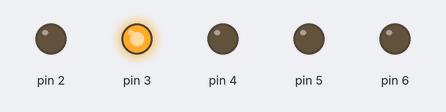
This sketch was run on a simulated Arduino Uno, built with avr-gcc and run on an emulated ATmega328P. Shown: output pins drawn as LEDs (lit = HIGH).

Above: at 0.3 s.
At 0.7 s:
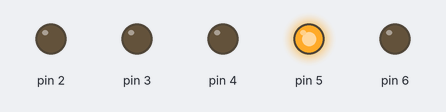
At 1.0 s:
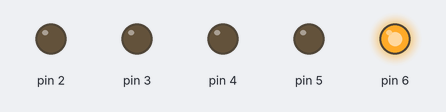
At 2.5 s:
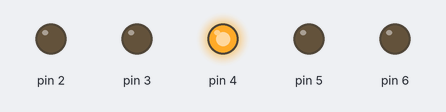
At 4.0 s:
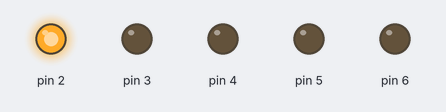
Timing chart, 0 to 4.6 s (numbered marks = the images above):
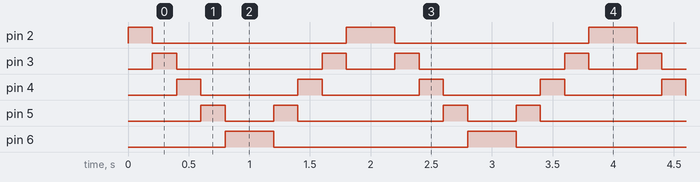

The sketch:

chasing.effect.ino
```cpp
void setup() {
  pinMode(2, OUTPUT);
  pinMode(3, OUTPUT);
  pinMode(4, OUTPUT);
  pinMode(5, OUTPUT);
  pinMode(6, OUTPUT);
}

void loop() {

  digitalWrite(2, HIGH);
  delay(200);
  digitalWrite(2, LOW);

  digitalWrite(3, HIGH);
  delay(200);
  digitalWrite(3, LOW);

  digitalWrite(4, HIGH);
  delay(200);
  digitalWrite(4, LOW);

  digitalWrite(5, HIGH);
  delay(200);
  digitalWrite(5, LOW);

  digitalWrite(6, HIGH);
  delay(200);
  digitalWrite(6, LOW);

  digitalWrite(6, HIGH);
  delay(200);
  digitalWrite(6, LOW);

  digitalWrite(5, HIGH);
  delay(200);
  digitalWrite(5, LOW);

  digitalWrite(4, HIGH);
  delay(200);
  digitalWrite(4, LOW);

  digitalWrite(3, HIGH);
  delay(200);
  digitalWrite(3, LOW);

  digitalWrite(2, HIGH);
  delay(200);
  digitalWrite(2, LOW);
}
```

Measured:
- by itself, pin 2: repeats every 2.0 s: LOW 1.6 s, HIGH 0.40 s
- by itself, pin 3: repeats every 2.0 s: LOW 1.2 s, HIGH 0.20 s, LOW 0.40 s, HIGH 0.20 s
- by itself, pin 4: alternates HIGH for 0.20 s and LOW for 0.80 s
- by itself, pin 5: repeats every 2.0 s: LOW 0.40 s, HIGH 0.20 s, LOW 1.2 s, HIGH 0.20 s
- by itself, pin 6: alternates HIGH for 0.40 s and LOW for 1.6 s
